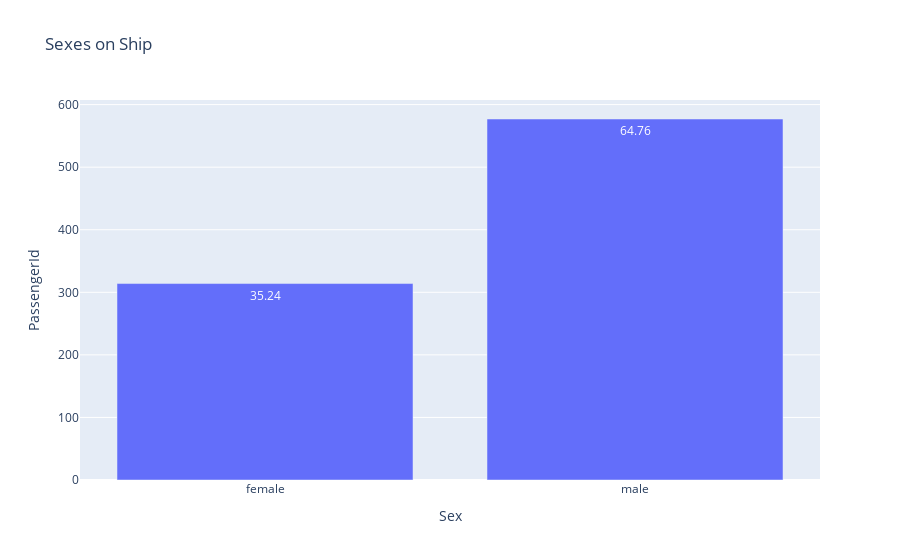

This figure's notebook cell:
### Code cell
# Apakah yang male ini pada nggak selamat?
px.bar(data_frame=bar_sex, x='Sex', y='PassengerId', text=bar_sex['persen'], title='Sexes on Ship')

### Figure 1 — Plotly figure (JSON) as saved in the notebook; plotly's stock layout.template omitted (floating-point values rounded to 4 significant figures)
{"data": [{"alignmentgroup": "True", "hovertemplate": "Sex=%{x}<br>PassengerId=%{y}<br>persen=%{text}<extra></extra>", "legendgroup": "", "marker": {"color": "#636efa", "pattern": {"shape": ""}}, "name": "", "offsetgroup": "", "orientation": "v", "showlegend": false, "text": [35.24, 64.76], "textposition": "auto", "type": "bar", "x": ["female", "male"], "xaxis": "x", "y": [314, 577], "yaxis": "y"}], "layout": {"barmode": "relative", "legend": {"tracegroupgap": 0}, "title": {"text": "Sexes on Ship"}, "xaxis": {"anchor": "y", "domain": [0, 1], "title": {"text": "Sex"}}, "yaxis": {"anchor": "x", "domain": [0, 1], "title": {"text": "PassengerId"}}}}
